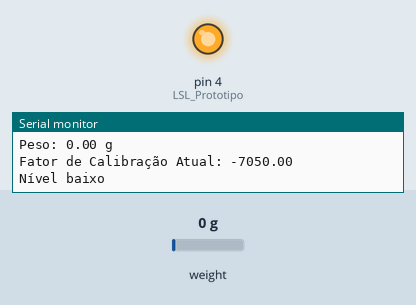
A sketch run on a simulated Arduino Uno, built with avr-gcc and run on an emulated ATmega328P. Parts: output pins drawn as LEDs (lit = HIGH), the last lines printed to the serial monitor. The inputs (shaded band) are chosen by the test bench; at power-on: weight on the scale 0 g.

Above: at 7.2 s.
7.3 s: weight on the scale set to 3418 g
10.2 s: weight on the scale set to 3552 g
At 11.8 s:
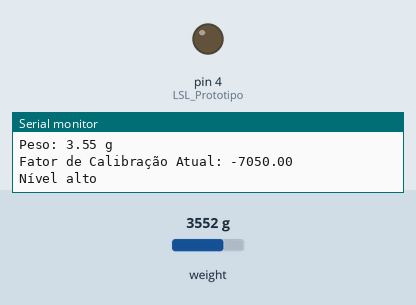
14.5 s: weight on the scale set to 100 g
At 16.2 s:
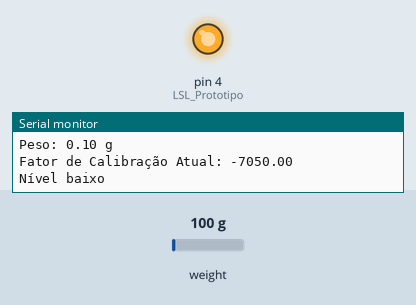
17.0 s: weight on the scale set to 3750 g
At 17.8 s:
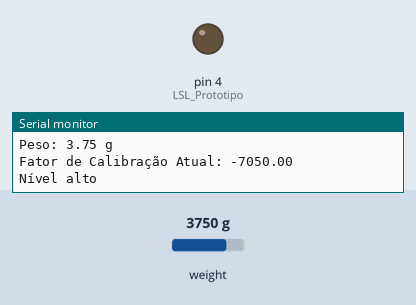
Timing chart, 0 to 20.0 s (numbered marks = the images above; inputs shaded):
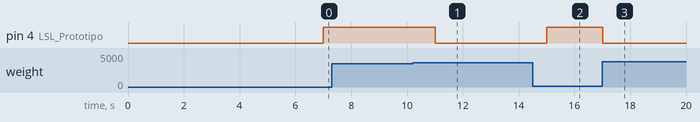

Measured:
- the behaviour switches between 3500 and 3501 g on weight on the scale (found by bisection; images 0 and 1)
- after the input at 10.2 s, pin 4 (LSL_Prototipo): HIGH → LOW after 0.81 s
- after the input at 14.5 s, pin 4 (LSL_Prototipo): LOW → HIGH after 0.51 s
- after the input at 17.0 s, pin 4 (LSL_Prototipo): HIGH → LOW at once

The sketch:

CelulaDeCarga.ino
```cpp
#include "HX711.h"

// Definindo os pinos do HX711
#define DOUT 7  // Data Out do HX711
#define SCK 5   // SCK do HX711
#define LSL_Prototipo 4

HX711 scale;  // Instância do HX711

float calibration_factor = -7050; // Ajuste esse valor para calibrar

void setup() {
  Serial.begin(115200);
  pinMode(LSL_Prototipo, OUTPUT);

  // Configurando a célula de carga
  scale.begin(DOUT, SCK);
  scale.set_scale(calibration_factor);   // Ajusta o fator de escala inicial
  scale.tare();        // Zera a balança

  Serial.println("Coloque um peso conhecido na balança para calibrar.");
  delay(5000); // Espera 5 segundos para você colocar o peso
}

void loop() {
  // Lendo o valor da célula de carga
  float weight = scale.get_units(10);  // Média de 10 leituras

  // Imprimindo o valor no Serial Monitor
  Serial.print("Peso: ");
  Serial.print(weight);
  Serial.println(" g");

  // Se você conhece o peso que está na balança, ajuste o fator de calibração
  // Exemplo: Se o peso conhecido é 500g e a leitura é 450g, você pode ajustar assim:
  Serial.print("Fator de Calibração Atual: ");
  Serial.println(calibration_factor);
  if (weight > 3.5){
    Serial.println("Nível alto");
    digitalWrite(LSL_Prototipo, LOW); //Nível alto
  } else {
    Serial.println("Nível baixo");
    digitalWrite(LSL_Prototipo, HIGH); // Nível baixo
  }
  delay(1000);  // Espera 1 segundo antes da próxima leitura
}

// #define ADDO 7 //Data Out
// #define ADSK 5 //SCK
// #define LSL_Prototipo 4

// unsigned long ReadCount();
// unsigned long convert;

// void setup() {
//   pinMode(ADDO, INPUT_PULLUP);
//   pinMode(ADSK, OUTPUT);
//   pinMode(LSL_Prototipo, OUTPUT);

//   Serial.begin(115200);
//   // put your setup code here, to run once:

// }

// void loop() {

//   convert = ReadCount();
//   Serial.println(convert);
//   delay(2000);
//   // put your main code here, to run repeatedly:

//   if (convert > 8239800){
//     Serial.println("Nível alto");
//     digitalWrite(LSL_Prototipo, LOW); //Nível alto
//   }else{
//     Serial.println("Nível baixo");
//     digitalWrite(LSL_Prototipo, HIGH); // Nível baixo
//   }


// }

// unsigned long ReadCount(){
//   unsigned long Count = 0;
//   unsigned char i;

//   digitalWrite(ADSK, LOW);
//   while(digitalRead(ADDO));

//   for(i=0;i<24;i++){
//     digitalWrite(ADSK, HIGH);
//     Count = Count <<1;
//     digitalWrite(ADSK, LOW);
//     if(digitalRead(ADDO)) Count++;
//   }
//   digitalWrite(ADSK, HIGH);
//   Count = Count^0x800000;
//   digitalWrite(ADSK, LOW);

//   return(Count);
// }
```
